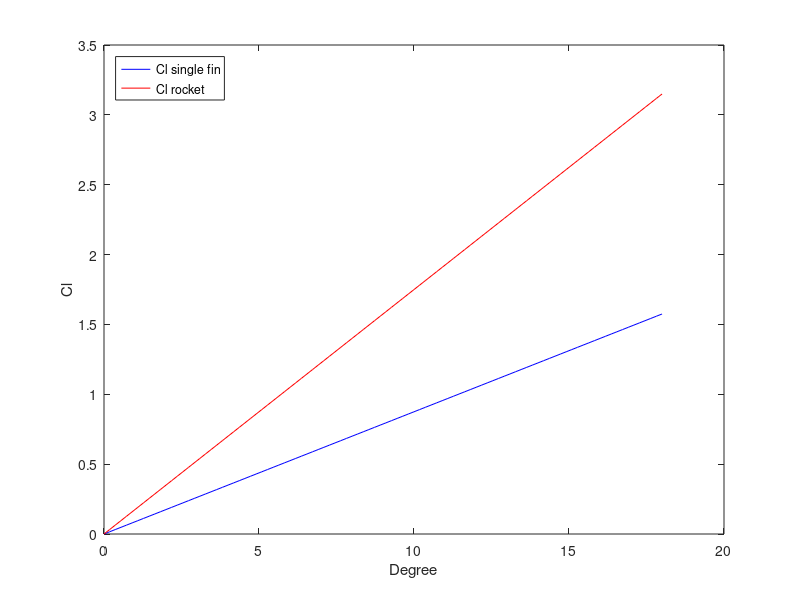

The MATLAB source for this figure: (Note: this script raises an error after producing the figure.)
%% LIFT COEFFICNET CALCULATION

clc
clear all

% Characteristic Mach (T=288.25 k, R = 287 J/kgK)
M = 0.0882;
x = linspace(0,pi/10);

% Rocket's radius
r = 52;
% Single fin surface
Sf = 13500; 
% Body surface
Sb = 615124; 

% First method, linearized theory for a thin plate
f1 = @(x) ((2*pi*x)./(sqrt(1-M^2)))*Sf/(2*pi*r^2);

% Second method, lift partition
f2 = @(x) x.*2;

Clf = f1(x);
Cl = f2(Clf);

plot(x*180/pi,Clf,'b');
hold on
plot(x*180/pi,Cl,'r');
hold off

legend({'Cl single fin','Cl rocket'},'Location','northwest');
xlabel('Degree') 
ylabel('Cl') 


%% LIFT COEFFICIENT COMPARISON

clc
clear all

% Characteristic Mach (T=288.25 k, R = 287 J/kgK)
Mc = 0.0882;
% Rocket's radius
r = 52;
% Single fin surface
Sf = 13500; 
% Body surface
Sb = 615124;
%Function values Cl and alpha
[Cl_t,alpha_t] = Simulation;

Sol = zeros(length(Cl_t),4);
i = 1;

for M = 0.3:0.1:0.6
% First method, linearized theory for a thin plate
f1 = @(x) ((2*pi*(x*2*pi)/360)./(sqrt(1-M^2)))*Sf/(2*pi*r^2);

% Second method, lift partition
f2 = @(x) x*2;

Clf = f1(alpha_t);
Cl = f2(Clf);
Sol(:,i) = Cl;
i = i+1;
end

plot(alpha_t,Cl_t,'ob','DisplayName','Cl rocket simulation');
hold on

plot(alpha_t,Sol(:,1),'g','LineWidth',1.5,'DisplayName','Cl rocket approx. M = 0.3');
plot(alpha_t,Sol(:,2),'r','LineWidth',1.5,'DisplayName','Cl rocket approx. M = 0.4');
plot(alpha_t,Sol(:,3),'c','LineWidth',1.5,'DisplayName','Cl rocket approx. M = 0.5');
plot(alpha_t,Sol(:,4),'m','LineWidth',1.5,'DisplayName','Cl rocket approx. M = 0.6');

hold off
legend('Location','northwest')

xlabel('Degree') 
ylabel('Cl') 


%% LIFT COEFFICIENT COMPARISON 2

clc
clear all

% Characteristic Mach (T=288.25 k, R = 287 J/kgK)
Mc = 0.0882;
% Rocket's radius
r = 52;
% Single fin surface
Sf = 13500; 
% Body surface
Sb = 615124;
%Function values Cl and alpha
[Cl_t2,alpha_t2] = Simulation2;

Sol = zeros(length(Cl_t2),4);
i = 1;

for M = 0.50:0.05:0.65
% First method, linearized theory for a thin plate
f1 = @(x) ((2*pi*(x*2*pi)/360)/(sqrt(1-M^2)))*Sf/(2*pi*r^2);

% Second method, lift partition
f2 = @(x) x*2;

Clf = f1(alpha_t2);
Cl = f2(Clf);
Sol(:,i) = Cl;
i = i+1;
end

plot(alpha_t2,Cl_t2,'ob','DisplayName','Cl rocket simulation');
hold on

plot(alpha_t2,Sol(:,1),'g','LineWidth',1.5,'DisplayName','Cl rocket approx. M = 0.5');
plot(alpha_t2,Sol(:,2),'r','LineWidth',1.5,'DisplayName','Cl rocket approx. M = 0.55');
plot(alpha_t2,Sol(:,3),'c','LineWidth',1.5,'DisplayName','Cl rocket approx. M = 0.6');
plot(alpha_t2,Sol(:,4),'m','LineWidth',1.5,'DisplayName','Cl rocket approx. M = 0.65');

hold off
legend('Location','northwest')

xlabel('Degree') 
ylabel('Cl') 


%% BARROWMAN METHOD
clc
clear all

% Dati
C_N_nose = 2;
r = 52;
LF = 119;
CR = 200;
CT = 70;
s = 100;
n = 4;
M = 0.3;
Sf = 13500; 
Sb = 615124;

[Cl_t3,alpha_t3] = Simulation3;

% Barrowman Method
C_N_fins = (4*n*(s/(2*r))^2)/(1+sqrt(1+((2*LF)/(CR+CT))^2));
C_l = @(x)(C_N_nose+C_N_fins)*cos(x*2*pi/360).*((x*2*pi)/360);
C_L = C_l(alpha_t3);

%Barrowman Method with Interference
interference_factor = 1+(r/(s+r));
C_N_fins_interf = C_N_fins * interference_factor;
C_l_interf = @(x)(C_N_nose+C_N_fins_interf)*cos(x*2*pi/360).*((x*2*pi)/360);
C_L_interf = C_l_interf(alpha_t3);

% First Method
f1 = @(x) ((2*pi*(x*2*pi)/360)./(sqrt(1-M^2)))*Sf/(2*pi*r^2);
f2 = @(x) x.*2;
Clf = f1(alpha_t3);
Cl = f2(Clf);

relative_err2 = abs(Cl-Cl_t3)./Cl_t3
relative_err1 = abs(C_L_interf-Cl_t3)./Cl_t3

figure(1)
plot(alpha_t3,relative_err1,'b','DisplayName','Relative Error Barrowman Method')
hold on
plot(alpha_t3,relative_err2,'m','DisplayName','Relative Error First Method')
hold off

legend('Location','northwest')

xlabel('Degree') 
ylabel('Relative Error') 

figure(2)
plot(alpha_t3,Cl_t3,'ob','DisplayName','OpenRocket Simulation');
hold on
plot(alpha_t3,C_L,'r','LineWidth',1.5,'DisplayName','Barrowman Method');
hold on
plot(alpha_t3,C_L_interf,':b','LineWidth',1.5,'DisplayName','Barrowman Method with interference');
hold on
plot(alpha_t3,Cl,'g','LineWidth',1.5,'DisplayName','First Method');
hold off

legend('Location','northwest')

xlabel('Degree') 
ylabel('Cl') 




